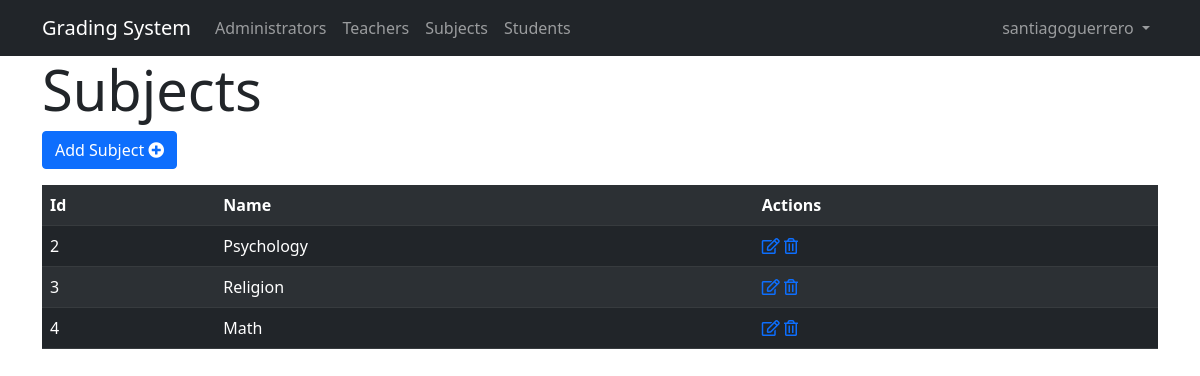
The app's page /subjects/views/index.php (signed in) with its own data.
### tables this page shows
CREATE TABLE `subjects` (
  `id_subject` int(15) NOT NULL,
  `subject` varchar(30) NOT NULL
);

### connection.php (called while the page is built, shortened)
<?php
class Connection{
    private $drive = 'mysql';
    private $host = 'localhost';
    private $dbname = 'mvc';
    private $user = 'root';
    private $password = '';
    public function __construct()
    {
        try{
            $db = new PDO("{$this->drive}:host={$this->host};dbname={$this->dbname}", $this->user, $this->password);
            $db->setAttribute(PDO::ATTR_ERRMODE, PDO::ERRMODE_EXCEPTION);
            return $db;
        }catch(PDOException $e){
            echo 'Connection error: details' . $e->getMessage();
        }
    }
}

### subjects/models/Subjects.php (called while the page is built, shortened)
<?php
require_once('../../connection.php');
class Subjects extends Connection
{
    public function __construct()
    {
        $this->db = parent::__construct();
    }
    public function get()
    {
        $rows = null;
        $stmt = $this->db->prepare("SELECT * FROM subjects");
        $stmt->execute();
        while ($result = $stmt->fetch()) {
            $rows[] = $result;
        }
        return $rows;
    }
}

### subjects/views/index.php (the view, shortened to what this page needs)
<?php
require_once('../models/Subjects.php');
$subjectModel = new Subjects();
?>
<!DOCTYPE html>
<html lang="en">
<head>
</head>
<?php include_once('../../includes/cdn.php') ?>
<body>
<?php include_once('../../includes/nav.php') ?>
    <div class="container">
        <div class="jumbotron">
            <h1 class="display-4">Subjects</h1>
            <p class="lead">
                <a class="btn btn-primary" href="add.php" role="button">Add Subject <i class="fas fa-plus-circle"></i></a>
            </p>
        </div>
        <div class="table-responsive">
            <table class="table table-dark table-striped">
                <tr>
                    <th>Id</th>
                    <th>Name</th>
                    <th>Actions</th>
                </tr>
                <?php
                $subjects = $subjectModel->get();
                if ($subjects) {
                    foreach ($subjects as $subject) {
                ?>
                        <tr>
                            <td><?php echo $subject['id_subject']; ?></td>
                            <td><?php echo $subject['subject']; ?></td>
                            <td>
                                <a href="edit.php?id=<?php echo $subject['id_subject'] ?>"><i class="far fa-edit"></i></a>
                                <a href="delete.php?id=<?php echo $subject['id_subject'] ?>"><i class="far fa-trash-alt"></i></a>
                            </td>
                        </tr>
                <?php  }
                } ?>
            </table>
        </div>
    </div>
</body>
</html>

### records on screen
subjects: id_subject "2", subject "Psychology"
subjects: id_subject "3", subject "Religion"
subjects: id_subject "4", subject "Math"

### other values on screen
$info "santiagoguerrero"
